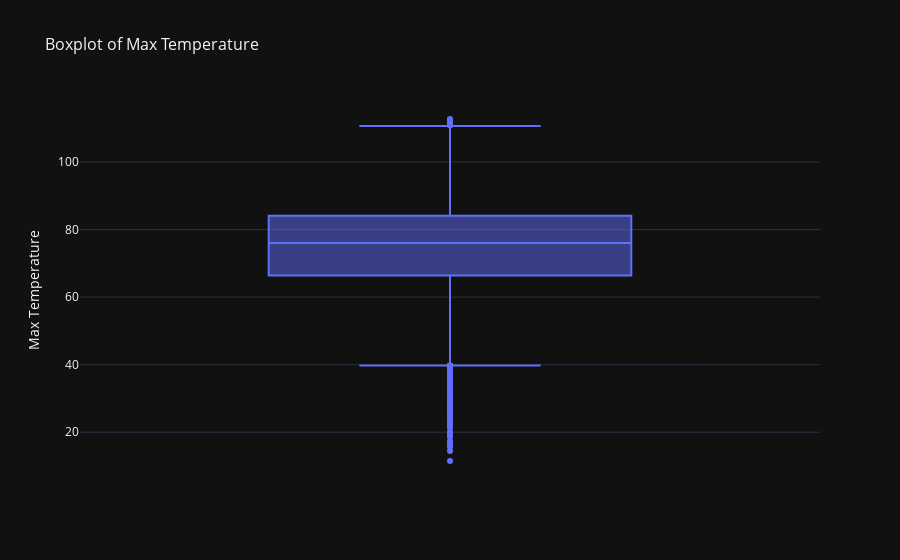
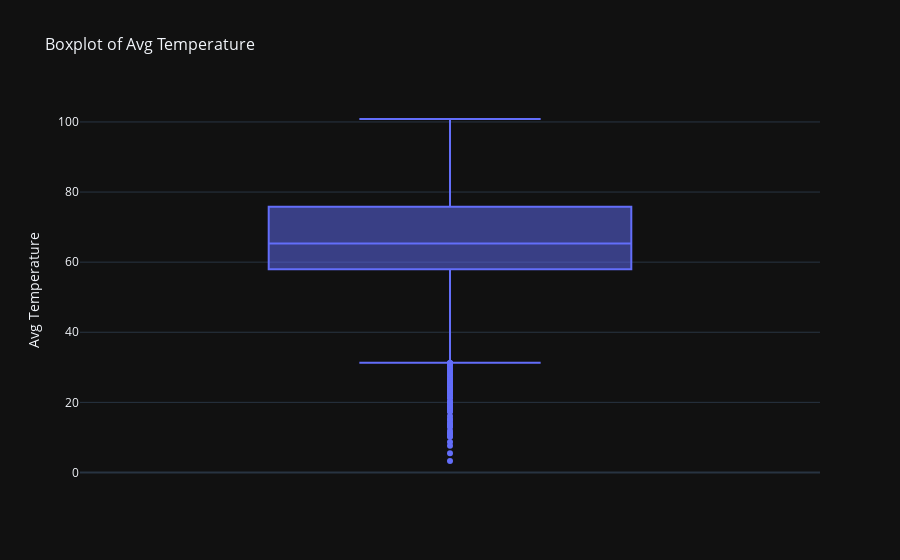
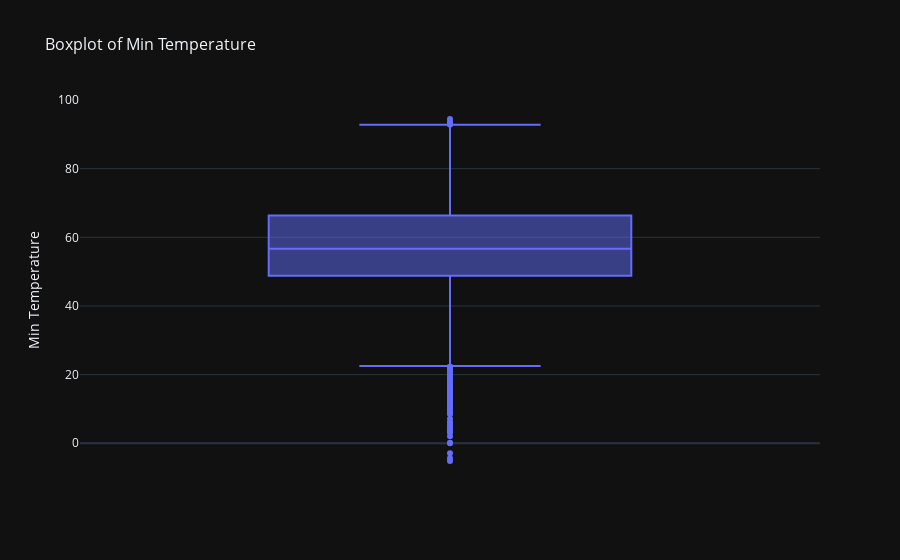
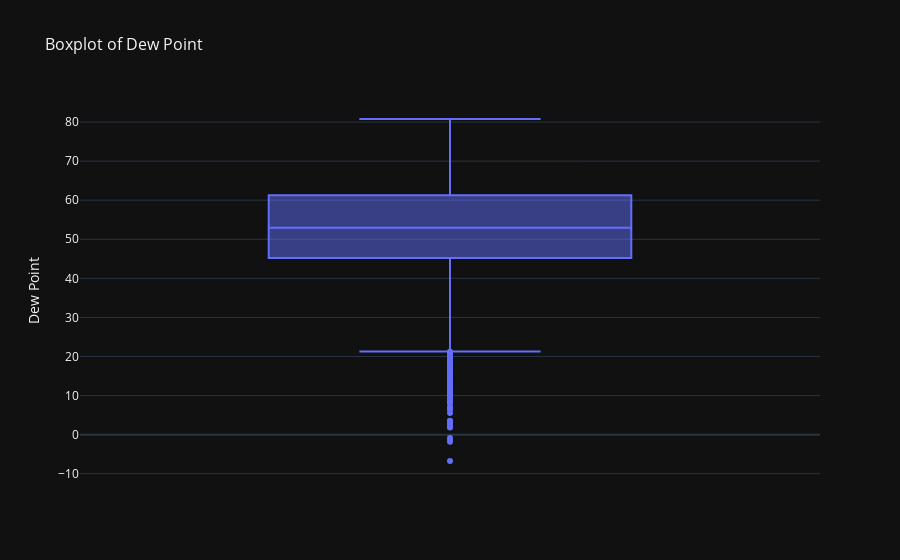

Source (notebook cell) for these figures, in order:
### Markdown cell above
# **DETECTING OUTLIERS**

### Code cell
for column in data.select_dtypes(include=['float']):
    fig = px.box(
        data, 
        y=column, 
        title=f'Boxplot of {column}',
        template='plotly_dark',
        labels={column: column, 'y': 'Value'}
    )
    fig.update_layout(
        yaxis_title=column,
        title_font_size=16
    )
    fig.show()

### Figure 1 — Plotly figure (JSON) as saved in the notebook; plotly's stock layout.template omitted (floating-point values rounded to 4 significant figures; data arrays with more than 128 entries replaced by an {"elided": "..."} marker saying what was removed)
{"data": [{"alignmentgroup": "True", "hovertemplate": "Max Temperature=%{y}<extra></extra>", "legendgroup": "", "marker": {"color": "#636efa"}, "name": "", "notched": false, "offsetgroup": "", "orientation": "v", "showlegend": false, "type": "box", "x0": " ", "xaxis": "x", "y": {"elided": "10282 float values"}, "y0": " ", "yaxis": "y"}], "layout": {"boxmode": "group", "legend": {"tracegroupgap": 0}, "title": {"font": {"size": 16}, "text": "Boxplot of Max Temperature"}, "xaxis": {"anchor": "y", "domain": [0, 1]}, "yaxis": {"anchor": "x", "domain": [0, 1], "title": {"text": "Max Temperature"}}}}

### Figure 2 — Plotly figure (JSON) as saved in the notebook; plotly's stock layout.template omitted (floating-point values rounded to 4 significant figures; data arrays with more than 128 entries replaced by an {"elided": "..."} marker saying what was removed)
{"data": [{"alignmentgroup": "True", "hovertemplate": "Avg Temperature=%{y}<extra></extra>", "legendgroup": "", "marker": {"color": "#636efa"}, "name": "", "notched": false, "offsetgroup": "", "orientation": "v", "showlegend": false, "type": "box", "x0": " ", "xaxis": "x", "y": {"elided": "10282 float values"}, "y0": " ", "yaxis": "y"}], "layout": {"boxmode": "group", "legend": {"tracegroupgap": 0}, "title": {"font": {"size": 16}, "text": "Boxplot of Avg Temperature"}, "xaxis": {"anchor": "y", "domain": [0, 1]}, "yaxis": {"anchor": "x", "domain": [0, 1], "title": {"text": "Avg Temperature"}}}}

### Figure 3 — Plotly figure (JSON) as saved in the notebook; plotly's stock layout.template omitted (floating-point values rounded to 4 significant figures; data arrays with more than 128 entries replaced by an {"elided": "..."} marker saying what was removed)
{"data": [{"alignmentgroup": "True", "hovertemplate": "Min Temperature=%{y}<extra></extra>", "legendgroup": "", "marker": {"color": "#636efa"}, "name": "", "notched": false, "offsetgroup": "", "orientation": "v", "showlegend": false, "type": "box", "x0": " ", "xaxis": "x", "y": {"elided": "10282 float values"}, "y0": " ", "yaxis": "y"}], "layout": {"boxmode": "group", "legend": {"tracegroupgap": 0}, "title": {"font": {"size": 16}, "text": "Boxplot of Min Temperature"}, "xaxis": {"anchor": "y", "domain": [0, 1]}, "yaxis": {"anchor": "x", "domain": [0, 1], "title": {"text": "Min Temperature"}}}}

### Figure 4 — Plotly figure (JSON) as saved in the notebook; plotly's stock layout.template omitted (floating-point values rounded to 4 significant figures; data arrays with more than 128 entries replaced by an {"elided": "..."} marker saying what was removed)
{"data": [{"alignmentgroup": "True", "hovertemplate": "Dew Point=%{y}<extra></extra>", "legendgroup": "", "marker": {"color": "#636efa"}, "name": "", "notched": false, "offsetgroup": "", "orientation": "v", "showlegend": false, "type": "box", "x0": " ", "xaxis": "x", "y": {"elided": "10282 float values"}, "y0": " ", "yaxis": "y"}], "layout": {"boxmode": "group", "legend": {"tracegroupgap": 0}, "title": {"font": {"size": 16}, "text": "Boxplot of Dew Point"}, "xaxis": {"anchor": "y", "domain": [0, 1]}, "yaxis": {"anchor": "x", "domain": [0, 1], "title": {"text": "Dew Point"}}}}
